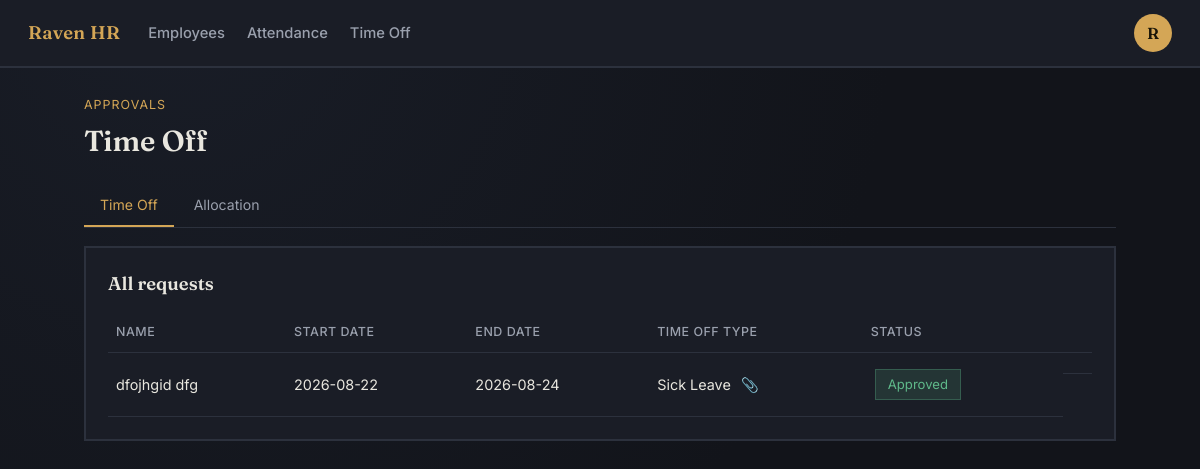
Screenshot of /leave (signed in) with the database file from the repository.
### tables this page shows
CREATE TABLE leave_requests (
            id          INTEGER PRIMARY KEY AUTOINCREMENT,
            user_id     INTEGER NOT NULL,
            from_date   TEXT NOT NULL,
            to_date     TEXT NOT NULL,
            reason      TEXT,
            status      TEXT NOT NULL DEFAULT 'pending'
                        CHECK(status IN ('pending', 'approved', 'rejected')),
            created_at  TEXT NOT NULL, leave_type TEXT NOT NULL DEFAULT 'Paid Time Off', attachment_path TEXT,
            FOREIGN KEY (user_id) REFERENCES users (id)
        );

### app.py (the view, shortened to what this page needs)
@app.route("/leave", methods=["GET", "POST"])
@login_required
def leave():
    from datetime import date
    is_admin = session["role"] == "HR"
    if is_admin:
        requests_ = models.get_all_leave_requests(session["company_id"])
        balances = None
        year_calendar = None
        cal_year = None
        holidays = None
    return render_template(
        "leave.html",
        requests=requests_,
        is_admin=is_admin,
        balances=balances,
        leave_types=models.LEAVE_TYPES,
        year_calendar=year_calendar,
        cal_year=cal_year,
        holidays=holidays,
    )

### app.py (called while the page is built)
@app.context_processor
def inject_current_user_picture():
    picture = None
    if "user_id" in session:
        row = models.get_user(session["user_id"])
        if row:
            picture = row["profile_picture"]
    return {"current_user_picture": picture}

def login_required(view):
    @wraps(view)
    def wrapped(*args, **kwargs):
        if "user_id" not in session:
            flash("Please sign in to continue.", "error")
            return redirect(url_for("signin"))
        return view(*args, **kwargs)
    return wrapped

@app.after_request
def add_no_cache_headers(response):
    response.headers["Cache-Control"] = "no-store, no-cache, must-revalidate, max-age=0"
    response.headers["Pragma"] = "no-cache"
    return response

### models.py (called while the page is built)
def get_db():
    conn = sqlite3.connect(DB_PATH)
    conn.row_factory = sqlite3.Row
    conn.execute("PRAGMA foreign_keys = ON")
    return conn

def get_user(user_id: int):
    conn = get_db()
    try:
        return conn.execute("SELECT * FROM users WHERE id = ?", (user_id,)).fetchone()
    finally:
        conn.close()

def _leave_row_to_dict(r):
    return {
        "id": r["id"], "emp_id": r["user_id"],
        "name": r["emp_name"] if "emp_name" in r.keys() else None,
        "from": r["from_date"], "to": r["to_date"],
        "reason": r["reason"], "status": r["status"],
        "leave_type": r["leave_type"] if "leave_type" in r.keys() else "Paid Time Off",
        "attachment_path": r["attachment_path"] if "attachment_path" in r.keys() else None,
    }

def get_all_leave_requests(company_id: int):
    conn = get_db()
    try:
        rows = conn.execute(
            """SELECT lr.*, (u.first_name || ' ' || u.last_name) AS emp_name
               FROM leave_requests lr
               JOIN users u ON u.id = lr.user_id
               WHERE u.company_id = ? ORDER BY lr.id DESC""",
            (company_id,),
        ).fetchall()
        return [_leave_row_to_dict(r) for r in rows]
    finally:
        conn.close()

### templates/leave.html (shortened to what this page needs)
{% extends "base.html" %}
{% block content %}
<div class="container">
  <div class="page-head">
    <div>
      <p class="eyebrow">{{ 'Approvals' if is_admin else 'Time off' }}</p>
      <h1>Time Off</h1>
    </div>
  </div>
  <div class="tabs" id="timeOffTabs">
    <button class="tab is-active" data-tab="requests">Time Off</button>
    <button class="tab" data-tab="allocation">Allocation</button>
  </div>
  <div class="tab-panel is-active" data-panel="requests">
    <section class="panel">
      <h2>{{ 'All requests' if is_admin else 'Your requests' }}</h2>
      {% if requests %}
      <table class="salary-table">
        <thead>
          <tr>
            {% if is_admin %}<th>Name</th>{% endif %}
            <th>Start Date</th><th>End Date</th><th>Time off Type</th><th>Status</th>
            {% if is_admin %}<th></th>{% endif %}
          </tr>
        </thead>
        <tbody>
          {% for r in requests %}
          <tr>
            {% if is_admin %}<td>{{ r.name }}</td>{% endif %}
            <td>{{ r.from }}</td>
            <td>{{ r.to }}</td>
            <td>{{ r.leave_type }}{% if r.attachment_path %} <a href="{{ url_for('static', filename=r.attachment_path) }}" target="_blank" class="attachment-link">📎</a>{% endif %}</td>
            <td><span class="badge badge--{{ r.status }}">{{ r.status|capitalize }}</span></td>
            {% if is_admin %}
            <td class="leave-actions">
            </td>
            {% endif %}
          </tr>
          {% endfor %}
        </tbody>
      </table>
      {% else %}
      <p class="empty-state">No time off requests yet.</p>
      {% endif %}
    </section>
  </div>
</div>
{% endblock %}

### static/style.css (style rules this page uses)
:root { --bg: #12141a; --surface: #1a1d26; --surface-2: #21252f; --line: #2c313d; --text: #e9e7df; --text-dim: #9aa0ad; --accent: #d4a656; --accent-dim:#8a6e3a; --good: #5fb98a; --warn: #d4a656; --bad: #cf6b6b; --radius: 0px; --radius-lg: 0px; --font-display: 'Fraunces', Georgia, serif; --font-body: 'Inter', -apple-system, BlinkMacSystemFont, sans-serif; }
* { box-sizing: border-box; }
body { margin: 0; min-height: 100vh; background: radial-gradient(circle at 15% 0%, #191d27 0%, var(--bg) 55%); color: var(--text); font-family: var(--font-body); line-height: 1.5; -webkit-font-smoothing: antialiased; }
a { color: inherit; text-decoration: none; }
.badge { display: inline-block; margin: 6px 4px; padding: 5px 12px; background: var(--surface-2); border: 1px solid var(--line); border-radius: 0; font-size: 0.82rem; color: var(--text-dim); }
.container { max-width: 1080px; margin: 0 auto; padding: 28px 24px 60px; }
.page-head { display: flex; align-items: flex-end; justify-content: space-between; gap: 16px; margin-bottom: 22px; flex-wrap: wrap; }
.eyebrow { margin: 0 0 4px; font-size: 0.78rem; letter-spacing: 0.08em; text-transform: uppercase; color: var(--accent); }
.page-head h1 { margin: 0; font-family: var(--font-display); font-weight: 600; font-size: 1.8rem; }
.panel { background: var(--surface); border: 2px solid var(--line); border-radius: var(--radius-lg); padding: 22px; margin-bottom: 18px; }
.panel h2 { margin-top: 0; font-family: var(--font-display); font-size: 1.15rem; font-weight: 600; }
.salary-table { width: 100%; border-collapse: collapse; margin-top: 8px; }
.salary-table th, .salary-table td { text-align: left; padding: 10px 8px; border-bottom: 1px solid var(--line); font-size: 0.9rem; }
.salary-table th { color: var(--text-dim); font-weight: 500; font-size: 0.78rem; text-transform: uppercase; letter-spacing: 0.04em; }
.tabs { display: flex; gap: 4px; border-bottom: 1px solid var(--line); margin-bottom: 18px; }
.tab { background: none; border: none; color: var(--text-dim); padding: 10px 16px; cursor: pointer; font: inherit; font-size: 0.88rem; border-bottom: 2px solid transparent; }
.tab.is-active { color: var(--accent); border-bottom-color: var(--accent); }
.tab-panel { display: none; }
.tab-panel.is-active { display: block; }
.leave-actions { display: flex; gap: 8px; }
.badge--approved { background: rgba(95,185,138,0.15); color: var(--good); border: 1px solid rgba(95,185,138,0.3); }
.attachment-link { margin-left: 6px; text-decoration: none; }

### rows the page displays
leave_requests: name "dfojhgid dfg", from "2026-08-22", to "2026-08-24", leave_type "Sick Leave", status "Approved"

### other values shown
{{ session.get('name','?')[0] }} "R"
{{ 'Approvals' if is_admin else 'Time off' }} "APPROVALS"
{{ 'All requests' if is_admin else 'Your requests' }} "All requests"
